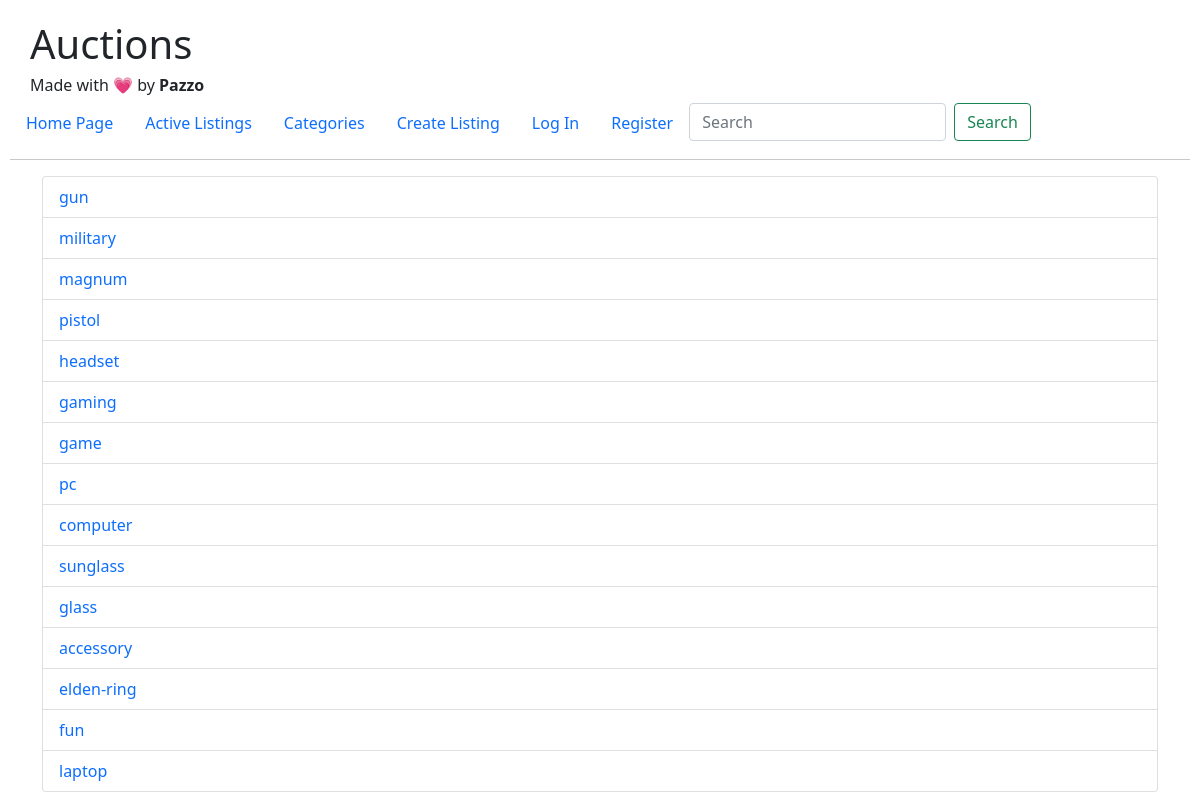
The app's page /auction/listings/category/, older data.
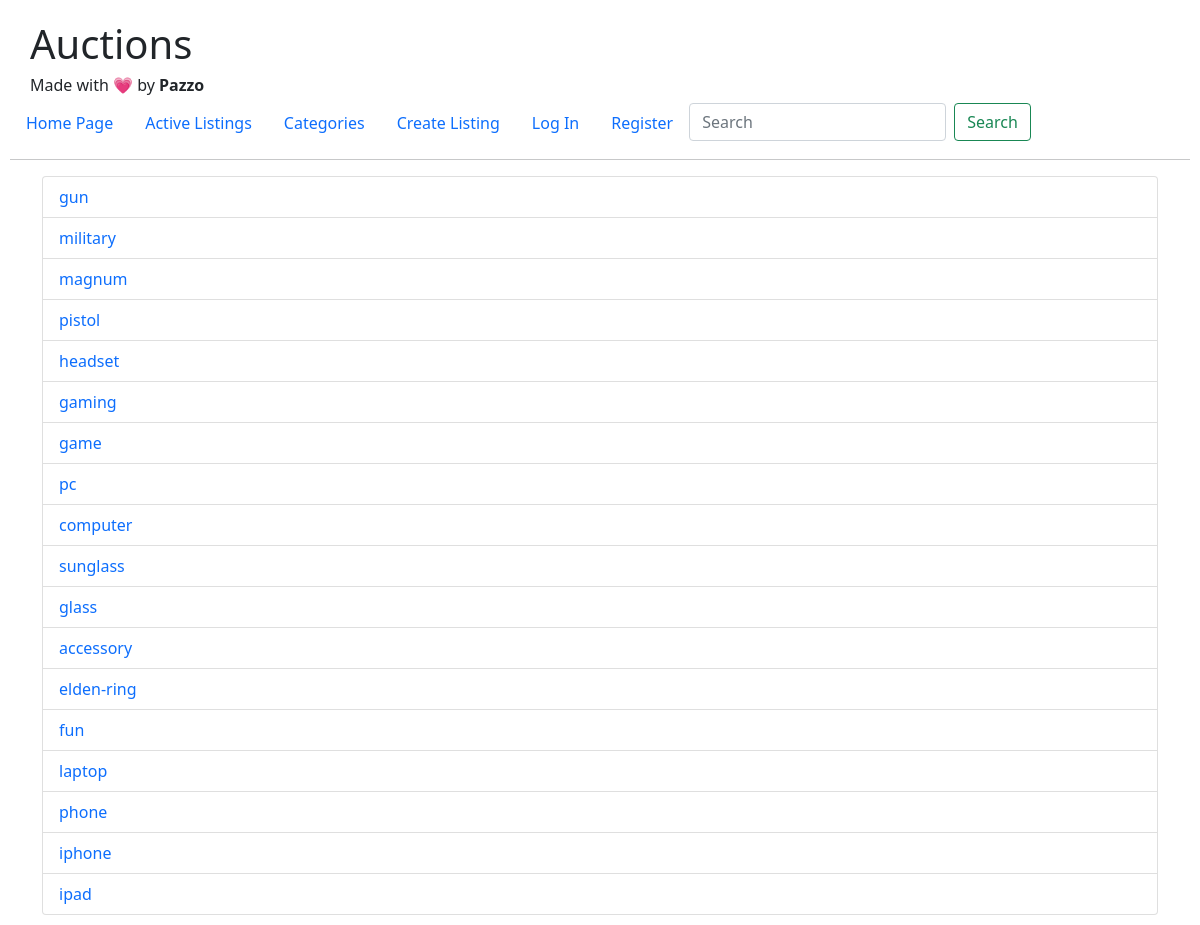
The same page, newer data.
### Auction/models.py (models this page shows, shortened)
class Category(models.Model):
    name = models.CharField(max_length=20)

### Auction/views.py (the view)
# urls.py: path('listings/category/', category_list_view, name='category_list'),
def category_list_view(request):
    categories = Category.objects.all()
    for category in categories:
        if category.listings.all().count() == 0:
            category.delete()
    categories = Category.objects.all()
    context = {
        'categories': categories,
    }
    return render(request, 'auction/category_list.html', context)

### templates/auction/category_list.html (shortened to what this page needs)
{% extends 'layout.html' %}
{% block body %}
<div class="container">
    <ul class="list-group">
    {% for category in categories %}
    <li class="list-group-item">
    <a href="{% url 'auction:category' category.id %}">{{ category.name }}</a>
    {% empty %}
    No Categories.
    </li>
    {% endfor %}
    </ul>
</div>
{% endblock %}

Row changes from the older to the newer data that the page shows:
added Category: name "phone"
added Category: name "iphone"
added Category: name "ipad"
